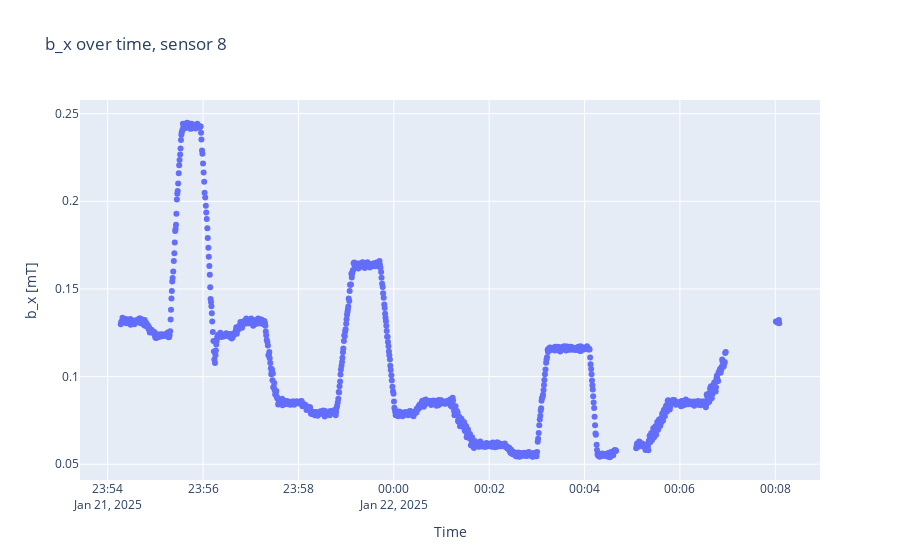
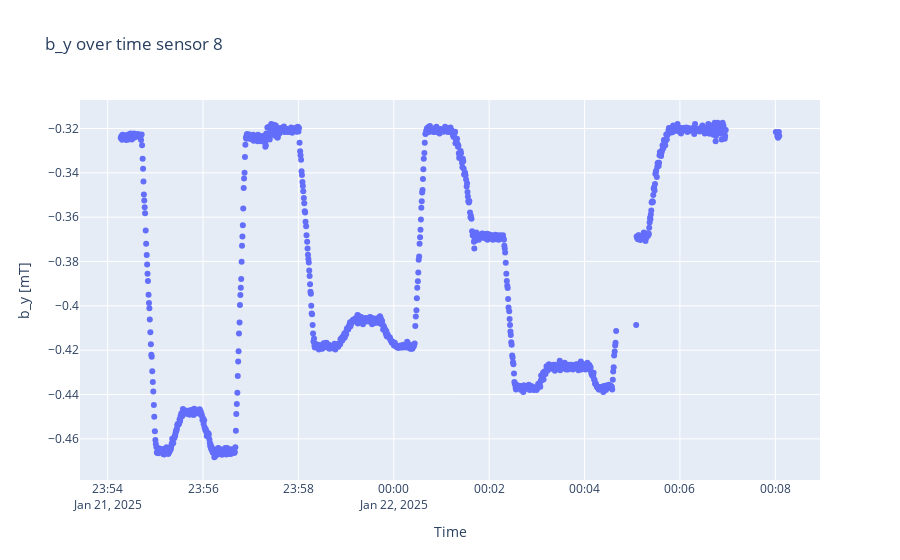
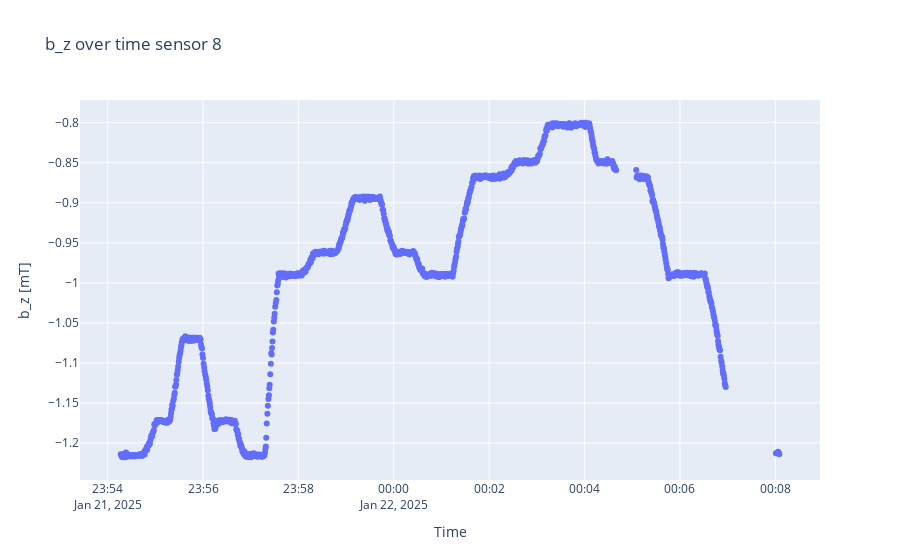

These figures' notebook cell, in order:
### Code cell
sensorplots(B, timestamps, 8)

### Figure 1 — Plotly figure (JSON) as saved in the notebook; plotly's stock layout.template omitted (floating-point values rounded to 4 significant figures; data arrays with more than 128 entries replaced by an {"elided": "..."} marker saying what was removed)
{"data": [{"mode": "markers", "type": "scatter", "x": {"elided": "1263 str values"}, "y": {"elided": "1263 float values"}}], "layout": {"title": {"text": "b_x over time, sensor 8"}, "xaxis": {"title": {"text": "Time"}}, "yaxis": {"scaleanchor": "y", "title": {"text": "b_x [mT]"}}}}

### Figure 2 — Plotly figure (JSON) as saved in the notebook; plotly's stock layout.template omitted (floating-point values rounded to 4 significant figures; data arrays with more than 128 entries replaced by an {"elided": "..."} marker saying what was removed)
{"data": [{"mode": "markers", "type": "scatter", "x": {"elided": "1263 str values"}, "y": {"elided": "1263 float values"}}], "layout": {"title": {"text": "b_y over time sensor 8"}, "xaxis": {"title": {"text": "Time"}}, "yaxis": {"scaleanchor": "y", "title": {"text": "b_y [mT]"}}}}

### Figure 3 — Plotly figure (JSON) as saved in the notebook; plotly's stock layout.template omitted (floating-point values rounded to 4 significant figures; data arrays with more than 128 entries replaced by an {"elided": "..."} marker saying what was removed)
{"data": [{"mode": "markers", "type": "scatter", "x": {"elided": "1263 str values"}, "y": {"elided": "1263 float values"}}], "layout": {"title": {"text": "b_z over time sensor 8"}, "xaxis": {"title": {"text": "Time"}}, "yaxis": {"scaleanchor": "y", "title": {"text": "b_z [mT]"}}}}
